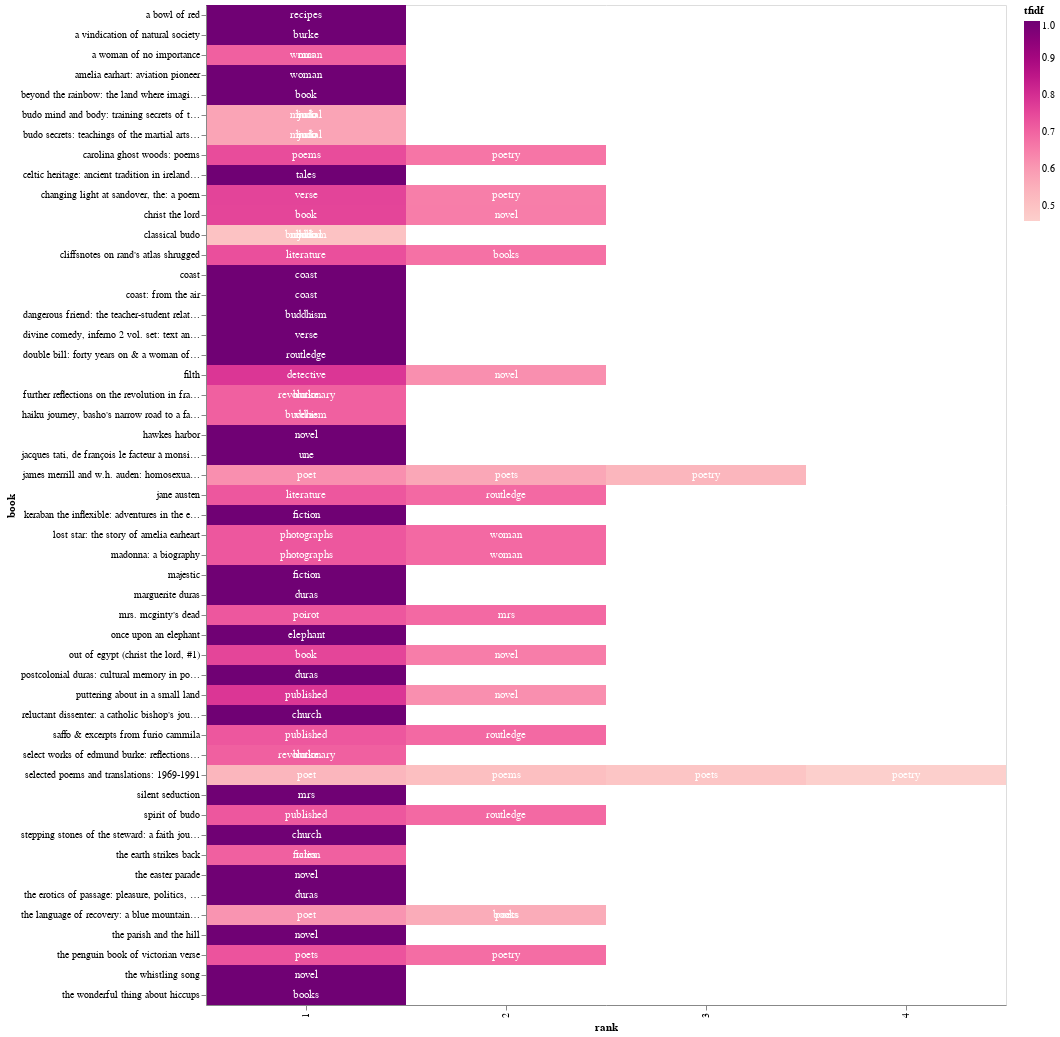

Here is the notebook cell this chart was saved with:
### Markdown cell above
- For each book, we will rank its terms based on its tf-idf score. Term with maximum score within the document will get rank 1.
- Two or more terms may have same tf-idf score, such terms will overlap in the heatmap.

### Code cell
import altair as alt
alt.renderers.enable('mimetype')
grid = alt.Chart(tfidf_vec).encode(
    x = 'rank:O',
    y = 'book:N'
).transform_window(
    rank = "dense_rank()",
    sort = [alt.SortField("tfidf", order="descending")],
    groupby = ["book"],
)
heatmap = grid.mark_rect(size=5).encode(
    alt.Color('tfidf:Q', scale=alt.Scale(scheme='redpurple'))
)
text = grid.mark_text(align='center', baseline='middle', lineBreak='').encode(
    text = 'term:N',
    color = alt.condition(alt.datum.tfidf >= 0.23, alt.value('white'), alt.value('black'))
)
(heatmap+text).properties(width = 800)

### Figure 1 — Vega-Lite specification as saved in the notebook (floating-point values rounded to 4 significant figures)
{"$schema": "https://vega.github.io/schema/vega-lite/v5.17.0.json", "config": {"view": {"continuousHeight": 300, "continuousWidth": 300}}, "data": {"name": "data-4a34b177b3a1107a4da844ca7a95bcc0"}, "datasets": {"data-4a34b177b3a1107a4da844ca7a95bcc0": [{"book": "a bowl of red", "term": "recipes", "tfidf": 1}, {"book": "a vindication of natural society", "term": "burke", "tfidf": 1}, {"book": "a woman of no importance", "term": "mrs", "tfidf": 0.7071}, {"book": "a woman of no importance", "term": "woman", "tfidf": 0.7071}, {"book": "amelia earhart: aviation pioneer", "term": "woman", "tfidf": 1}, {"book": "beyond the rainbow: the land where imaginary and enchanting friends come to life", "term": "book", "tfidf": 1}, {"book": "budo mind and body: training secrets of the japanese martial arts", "term": "budo", "tfidf": 0.5774}, {"book": "budo mind and body: training secrets of the japanese martial arts", "term": "judo", "tfidf": 0.5774}, {"book": "budo mind and body: training secrets of the japanese martial arts", "term": "martial", "tfidf": 0.5774}, {"book": "budo secrets: teachings of the martial arts masters", "term": "budo", "tfidf": 0.5774}, {"book": "budo secrets: teachings of the martial arts masters", "term": "judo", "tfidf": 0.5774}, {"book": "budo secrets: teachings of the martial arts masters", "term": "martial", "tfidf": 0.5774}, {"book": "carolina ghost woods: poems", "term": "poems", "tfidf": 0.7433}, {"book": "carolina ghost woods: poems", "term": "poetry", "tfidf": 0.6689}, {"book": "celtic heritage: ancient tradition in ireland and wales", "term": "tales", "tfidf": 1}, {"book": "changing light at sandover, the: a poem", "term": "verse", "tfidf": 0.7585}, {"book": "changing light at sandover, the: a poem", "term": "poetry", "tfidf": 0.6516}, {"book": "christ the lord", "term": "book", "tfidf": 0.7561}, {"book": "christ the lord", "term": "novel", "tfidf": 0.6545}, {"book": "classical budo", "term": "buddhism", "tfidf": 0.5}, {"book": "classical budo", "term": "budo", "tfidf": 0.5}, {"book": "classical budo", "term": "judo", "tfidf": 0.5}, {"book": "classical budo", "term": "martial", "tfidf": 0.5}, {"book": "cliffsnotes on rand's atlas shrugged", "term": "literature", "tfidf": 0.7368}, {"book": "cliffsnotes on rand's atlas shrugged", "term": "books", "tfidf": 0.6761}, {"book": "coast", "term": "coast", "tfidf": 1}, {"book": "coast: from the air", "term": "coast", "tfidf": 1}, {"book": "dangerous friend: the teacher-student relationship in vajrayana buddhism", "term": "buddhism", "tfidf": 1}, {"book": "divine comedy, inferno 2 vol. set: text and commentary", "term": "verse", "tfidf": 1}, {"book": "double bill: forty years on & a woman of no importance", "term": "routledge", "tfidf": 1}, {"book": "filth", "term": "detective", "tfidf": 0.7831}, {"book": "filth", "term": "novel", "tfidf": 0.622}, {"book": "further reflections on the revolution in france", "term": "burke", "tfidf": 0.7071}, {"book": "further reflections on the revolution in france", "term": "revolutionary", "tfidf": 0.7071}, {"book": "haiku journey, basho's narrow road to a far province", "term": "buddhism", "tfidf": 0.7071}, {"book": "haiku journey, basho's narrow road to a far province", "term": "verse", "tfidf": 0.7071}, {"book": "hawkes harbor", "term": "novel", "tfidf": 1}, {"book": "jacques tati, de françois le facteur à monsieur hulot", "term": "une", "tfidf": 1}, {"book": "james merrill and w.h. auden: homosexuality and poetic influence", "term": "poet", "tfidf": 0.6226}, {"book": "james merrill and w.h. auden: homosexuality and poetic influence", "term": "poets", "tfidf": 0.5713}, {"book": "james merrill and w.h. auden: homosexuality and poetic influence", "term": "poetry", "tfidf": 0.5348}, {"book": "jane austen", "term": "literature", "tfidf": 0.7233}, {"book": "jane austen", "term": "routledge", "tfidf": 0.6905}, {"book": "keraban the inflexible: adventures in the euxine (extraordinary voyages, #24)", "term": "fiction", "tfidf": 1}, {"book": "lost star: the story of amelia earheart", "term": "photographs", "tfidf": 0.7233}, {"book": "lost star: the story of amelia earheart", "term": "woman", "tfidf": 0.6905}, {"book": "madonna: a biography", "term": "photographs", "tfidf": 0.7233}, {"book": "madonna: a biography", "term": "woman", "tfidf": 0.6905}, {"book": "majestic", "term": "fiction", "tfidf": 1}, {"book": "marguerite duras", "term": "duras", "tfidf": 1}, {"book": "mrs. mcginty's dead", "term": "poirot", "tfidf": 0.7233}, {"book": "mrs. mcginty's dead", "term": "mrs", "tfidf": 0.6905}, {"book": "once upon an elephant", "term": "elephant", "tfidf": 1}, {"book": "out of egypt (christ the lord, #1)", "term": "book", "tfidf": 0.7561}, {"book": "out of egypt (christ the lord, #1)", "term": "novel", "tfidf": 0.6545}, {"book": "postcolonial duras: cultural memory in postwar france", "term": "duras", "tfidf": 1}, {"book": "puttering about in a small land", "term": "published", "tfidf": 0.7831}, {"book": "puttering about in a small land", "term": "novel", "tfidf": 0.622}, {"book": "reluctant dissenter: a catholic bishop's journey of faith", "term": "church", "tfidf": 1}, {"book": "saffo & excerpts from furio cammila", "term": "published", "tfidf": 0.7233}, {"book": "saffo & excerpts from furio cammila", "term": "routledge", "tfidf": 0.6905}, {"book": "select works of edmund burke: reflections on the revolution in france", "term": "burke", "tfidf": 0.7071}, {"book": "select works of edmund burke: reflections on the revolution in france", "term": "revolutionary", "tfidf": 0.7071}, {"book": "selected poems and translations: 1969-1991", "term": "poet", "tfidf": 0.5352}, {"book": "selected poems and translations: 1969-1991", "term": "poems", "tfidf": 0.5109}, {"book": "selected poems and translations: 1969-1991", "term": "poets", "tfidf": 0.4911}, {"book": "selected poems and translations: 1969-1991", "term": "poetry", "tfidf": 0.4598}, {"book": "silent seduction", "term": "mrs", "tfidf": 1}, {"book": "spirit of budo", "term": "published", "tfidf": 0.7233}, {"book": "spirit of budo", "term": "routledge", "tfidf": 0.6905}, {"book": "stepping stones of the steward: a faith journey through jesus' parables", "term": "church", "tfidf": 1}, {"book": "the earth strikes back", "term": "fiction", "tfidf": 0.7071}, {"book": "the earth strikes back", "term": "tales", "tfidf": 0.7071}, {"book": "the easter parade", "term": "novel", "tfidf": 1}, {"book": "the erotics of passage: pleasure, politics, and form in the later works of marguerite duras", "term": "duras", "tfidf": 1}, {"book": "the language of recovery: a blue mountain arts collection (\"language of ... \" series)", "term": "poet", "tfidf": 0.6104}, {"book": "the language of recovery: a blue mountain arts collection (\"language of ... \" series)", "term": "books", "tfidf": 0.5601}, {"book": "the language of recovery: a blue mountain arts collection (\"language of ... \" series)", "term": "poets", "tfidf": 0.5601}, {"book": "the parish and the hill", "term": "novel", "tfidf": 1}, {"book": "the penguin book of victorian verse", "term": "poets", "tfidf": 0.73}, {"book": "the penguin book of victorian verse", "term": "poetry", "tfidf": 0.6834}, {"book": "the whistling song", "term": "novel", "tfidf": 1}, {"book": "the wonderful thing about hiccups", "term": "books", "tfidf": 1}]}, "layer": [{"encoding": {"color": {"field": "tfidf", "scale": {"scheme": "redpurple"}, "type": "quantitative"}, "x": {"field": "rank", "type": "ordinal"}, "y": {"field": "book", "type": "nominal"}}, "mark": {"size": 5, "type": "rect"}, "transform": [{"groupby": ["book"], "sort": [{"field": "tfidf", "order": "descending"}], "window": [{"as": "rank", "field": "", "op": "dense_rank"}]}]}, {"encoding": {"color": {"condition": {"test": "(datum.tfidf >= 0.23)", "value": "white"}, "value": "black"}, "text": {"field": "term", "type": "nominal"}, "x": {"field": "rank", "type": "ordinal"}, "y": {"field": "book", "type": "nominal"}}, "mark": {"align": "center", "baseline": "middle", "lineBreak": "", "type": "text"}, "transform": [{"groupby": ["book"], "sort": [{"field": "tfidf", "order": "descending"}], "window": [{"as": "rank", "field": "", "op": "dense_rank"}]}]}], "width": 800}
